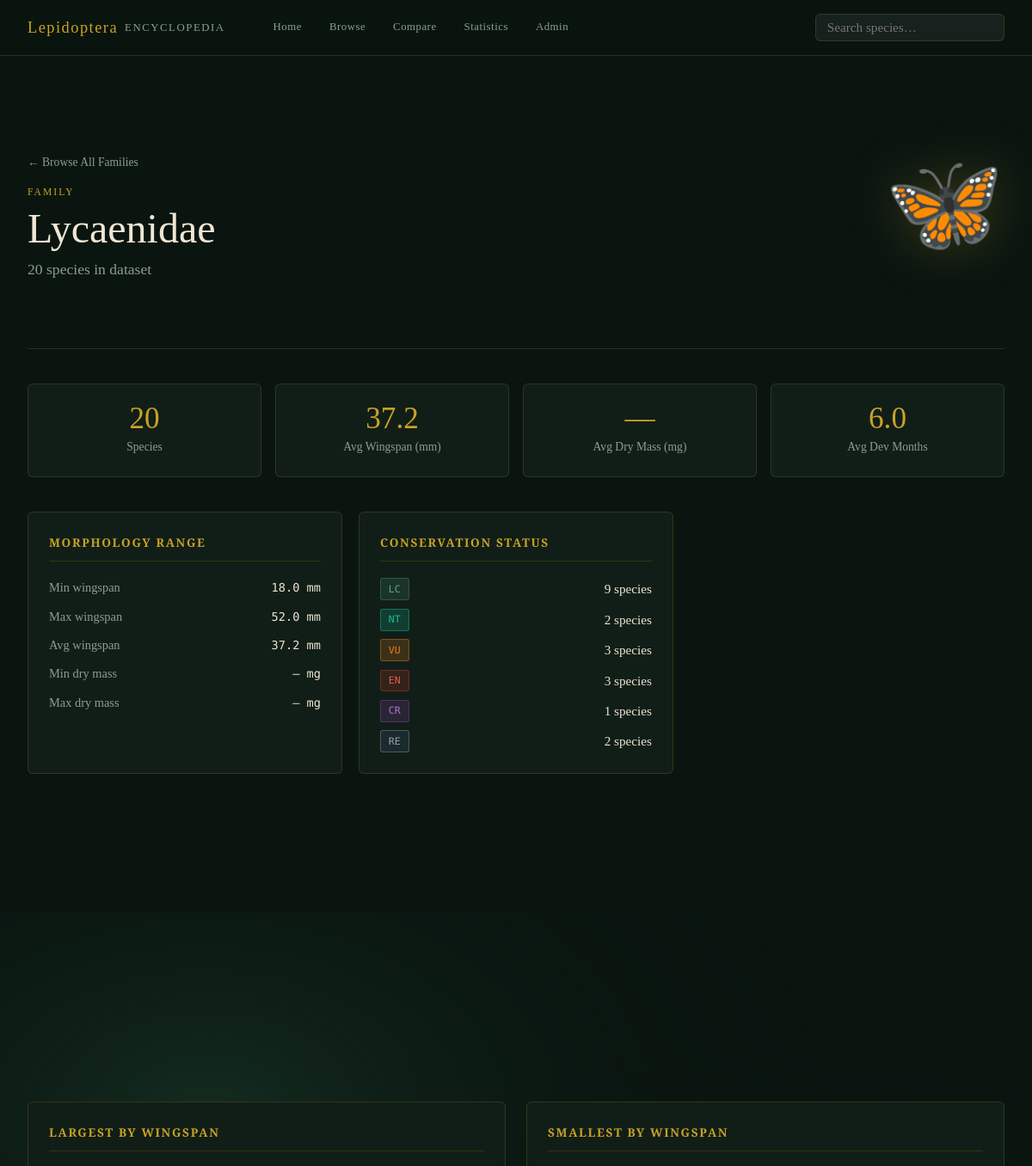
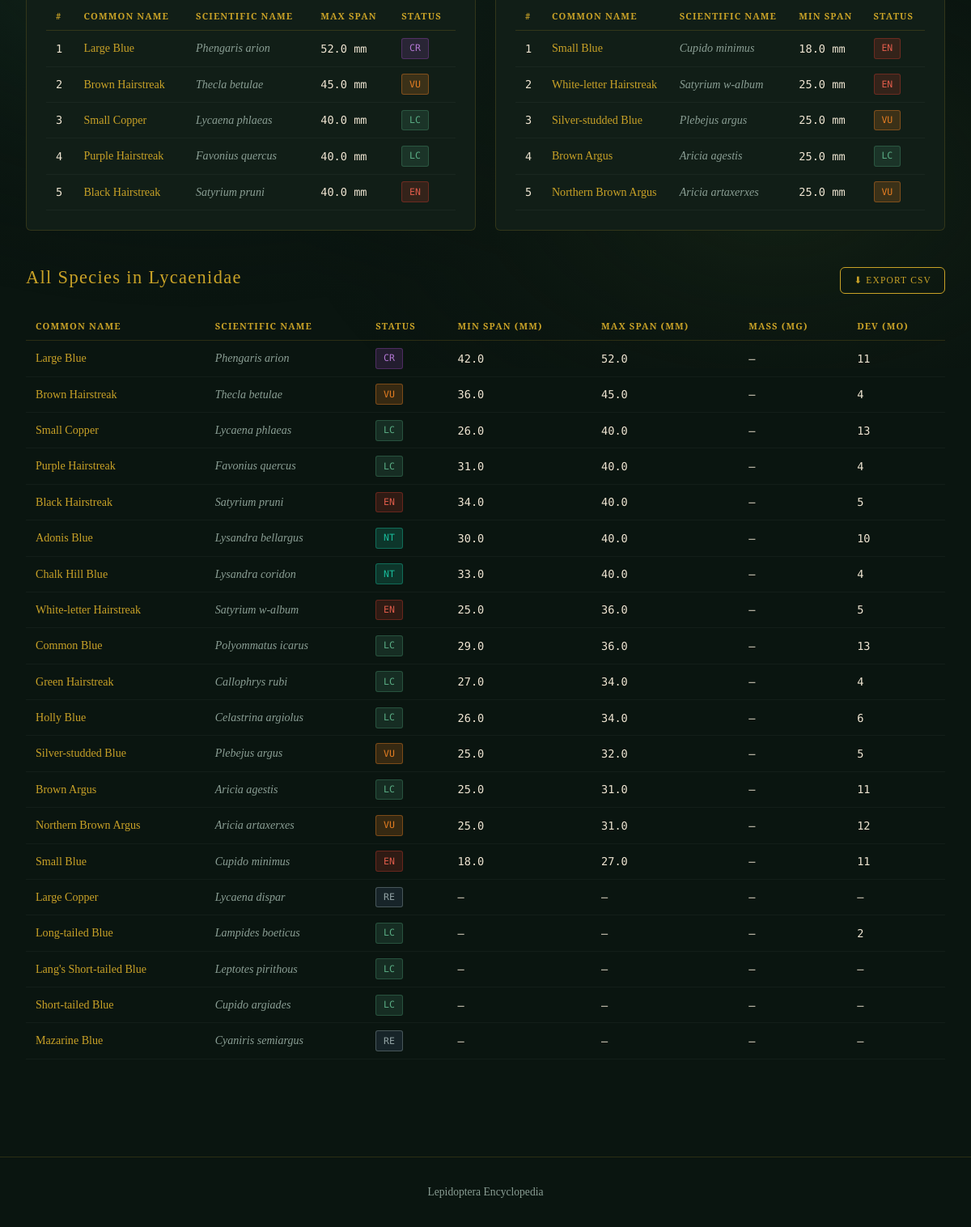
Screenshot of /family/Lycaenidae with the database file from the repository (2 pictures, top to bottom).
### tables this page shows
CREATE TABLE families (
            id          INTEGER PRIMARY KEY AUTOINCREMENT,
            name        TEXT    NOT NULL UNIQUE
        );

CREATE TABLE conservation_status (
            code        TEXT    PRIMARY KEY,
            description TEXT    NOT NULL,
            severity    INTEGER NOT NULL   -- 1=least concern … 9=extinct
        );

CREATE TABLE species (
            id                  INTEGER PRIMARY KEY AUTOINCREMENT,
            scientific_name     TEXT    NOT NULL UNIQUE,
            common_name         TEXT,
            family_id           INTEGER NOT NULL REFERENCES families(id),
            status_code         TEXT    NOT NULL REFERENCES conservation_status(code),
            span_min_mm         REAL,
            span_max_mm         REAL,
            dry_mass_mg         REAL,
            months_to_adult     INTEGER
        , wiki_image_url TEXT);

### app.py (the view)
@app.route("/family/<family_name>")
def family_detail(family_name):
    db = get_db()
    fam = db.execute("SELECT id, name FROM families WHERE name = ?", (family_name,)).fetchone()
    if fam is None:
        abort(404)
    stats = db.execute("""
        SELECT COUNT(*)                       AS total,
               ROUND(MIN(span_min_mm), 1)     AS min_span,
               ROUND(MAX(span_max_mm), 1)     AS max_span,
               ROUND(AVG(span_max_mm), 1)     AS avg_span,
               ROUND(MIN(dry_mass_mg), 1)     AS min_mass,
               ROUND(MAX(dry_mass_mg), 1)     AS max_mass,
               ROUND(AVG(dry_mass_mg), 1)     AS avg_mass,
               ROUND(AVG(months_to_adult), 1) AS avg_dev
        FROM   species WHERE family_id = ?
    """, (fam["id"],)).fetchone()
    status_breakdown = db.execute("""
        SELECT cs.code, cs.description, COUNT(*) AS cnt
        FROM   species s
        JOIN   conservation_status cs ON cs.code = s.status_code
        WHERE  s.family_id = ?
        GROUP  BY cs.code ORDER BY cs.severity
    """, (fam["id"],)).fetchall()
    species_list = db.execute("""
        SELECT s.id, s.scientific_name, s.common_name, s.status_code,
               s.span_min_mm, s.span_max_mm, s.dry_mass_mg, s.months_to_adult
        FROM   species s
        WHERE  s.family_id = ?
        ORDER  BY s.span_max_mm DESC NULLS LAST
    """, (fam["id"],)).fetchall()
    top5_large = species_list[:5]
    top5_small = sorted(
        [s for s in species_list if s["span_min_mm"]],
        key=lambda s: s["span_min_mm"]
    )[:5]
    return render_template("family.html",
        fam=fam, stats=stats,
        status_breakdown=status_breakdown,
        species_list=species_list,
        top5_large=top5_large,
        top5_small=top5_small)

### app.py (called while the page is built)
def get_db():
    if "db" not in g:
        g.db = sqlite3.connect(DB_PATH)
        g.db.row_factory = sqlite3.Row
        g.db.execute("PRAGMA foreign_keys = ON")
    return g.db

### templates/family.html (shortened to what this page needs)
{% extends "base.html" %}
{% block content %}
<div class="detail-hero">
  <div class="detail-hero-left">
    <a href="/browse" class="back-link">← Browse All Families</a>
    <p class="detail-family">Family</p>
    <h1 class="detail-title">{{ fam.name }}</h1>
    <p class="detail-sci">{{ stats.total }} species in dataset</p>
  </div>
  <div class="detail-hero-right" aria-hidden="true">
    <div class="detail-butterfly-display">🦋</div>
  </div>
</div>
<div class="stat-strip" style="margin-bottom:2.5rem;">
  <div class="stat-card">
    <span class="stat-num">{{ stats.total }}</span>
    <span class="stat-label">Species</span>
  </div>
  <div class="stat-card">
    <span class="stat-num">{{ stats.avg_span or '—' }}</span>
    <span class="stat-label">Avg Wingspan (mm)</span>
  </div>
  <div class="stat-card">
    <span class="stat-num">{{ stats.avg_mass or '—' }}</span>
    <span class="stat-label">Avg Dry Mass (mg)</span>
  </div>
  <div class="stat-card">
    <span class="stat-num">{{ stats.avg_dev or '—' }}</span>
    <span class="stat-label">Avg Dev Months</span>
  </div>
</div>
<div class="detail-grid" style="margin-bottom:2.5rem;">
  <div class="detail-panel">
    <h2 class="panel-title">Morphology Range</h2>
    <div class="data-rows">
      <div class="data-row">
        <span class="data-label">Min wingspan</span>
        <span class="data-value mono">{{ stats.min_span or '—' }} mm</span>
      </div>
      <div class="data-row">
        <span class="data-label">Max wingspan</span>
        <span class="data-value mono">{{ stats.max_span or '—' }} mm</span>
      </div>
      <div class="data-row">
        <span class="data-label">Avg wingspan</span>
        <span class="data-value mono">{{ stats.avg_span or '—' }} mm</span>
      </div>
      <div class="data-row">
        <span class="data-label">Min dry mass</span>
        <span class="data-value mono">{{ stats.min_mass or '—' }} mg</span>
      </div>
      <div class="data-row">
        <span class="data-label">Max dry mass</span>
        <span class="data-value mono">{{ stats.max_mass or '—' }} mg</span>
      </div>
    </div>
  </div>
  <div class="detail-panel">
    <h2 class="panel-title">Conservation Status</h2>
    <div class="data-rows">
      {% for s in status_breakdown %}
      <div class="data-row">
        <span class="status-badge status-{{ s.code | replace(' ','-') | replace('(','') | replace(')','') }}">{{ s.code }}</span>
        <span class="data-value">{{ s.cnt }} species</span>
      </div>
      {% endfor %}
    </div>
  </div>
</div>
<div class="stats-tables" style="margin-bottom:2.5rem;">
  <div class="table-panel">
    <h2 class="panel-title">Largest by Wingspan</h2>
    <table class="data-table">
      <thead><tr><th>#</th><th>Common Name</th><th>Scientific Name</th><th>Max Span</th><th>Status</th></tr></thead>
      <tbody>
        {% for sp in top5_large %}
        <tr>
          <td class="mono">{{ loop.index }}</td>
          <td><a href="/species/{{ sp.id }}" class="inline-link">{{ sp.common_name or '—' }}</a></td>
          <td><em>{{ sp.scientific_name }}</em></td>
          <td class="mono">{{ sp.span_max_mm }} mm</td>
          <td><span class="status-badge status-{{ sp.status_code | replace(' ','-') | replace('(','') | replace(')','') }}">{{ sp.status_code }}</span></td>
        </tr>
        {% endfor %}
      </tbody>
    </table>
  </div>
  <div class="table-panel">
    <h2 class="panel-title">Smallest by Wingspan</h2>
    <table class="data-table">
      <thead><tr><th>#</th><th>Common Name</th><th>Scientific Name</th><th>Min Span</th><th>Status</th></tr></thead>
      <tbody>
        {% for sp in top5_small %}
        <tr>
          <td class="mono">{{ loop.index }}</td>
          <td><a href="/species/{{ sp.id }}" class="inline-link">{{ sp.common_name or '—' }}</a></td>
          <td><em>{{ sp.scientific_name }}</em></td>
          <td class="mono">{{ sp.span_min_mm }} mm</td>
          <td><span class="status-badge status-{{ sp.status_code | replace(' ','-') | replace('(','') | replace(')','') }}">{{ sp.status_code }}</span></td>
        </tr>
        {% endfor %}
      </tbody>
    </table>
  </div>
</div>
<section class="section">
  <div class="section-header">
    <h2 class="section-title">All Species in {{ fam.name }}</h2>
    <a href="/export/csv?family={{ fam.name }}" class="btn btn-ghost btn-sm">⬇ Export CSV</a>
  </div>
  <div class="table-scroll">
    <table class="data-table">
      <thead>
        <tr>
          <th>Common Name</th>
          <th>Scientific Name</th>
          <th>Status</th>
          <th>Min Span (mm)</th>
          <th>Max Span (mm)</th>
          <th>Mass (mg)</th>
          <th>Dev (mo)</th>
        </tr>
      </thead>
      <tbody>
        {% for sp in species_list %}
        <tr>
          <td><a href="/species/{{ sp.id }}" class="inline-link">{{ sp.common_name or '—' }}</a></td>
          <td><em>{{ sp.scientific_name }}</em></td>
          <td><span class="status-badge status-{{ sp.status_code | replace(' ','-') | replace('(','') | replace(')','') }}">{{ sp.status_code }}</span></td>
          <td class="mono">{{ sp.span_min_mm or '—' }}</td>
          <td class="mono">{{ sp.span_max_mm or '—' }}</td>
          <td class="mono">{{ sp.dry_mass_mg or '—' }}</td>
          <td class="mono">{{ sp.months_to_adult or '—' }}</td>
        </tr>
        {% endfor %}
      </tbody>
    </table>
  </div>
</section>
{% endblock %}

### rows the page displays
families: name "Lycaenidae"
conservation_status: code "LC", cnt "9"
conservation_status: code "NT", cnt "2"
conservation_status: code "VU", cnt "3"
conservation_status: code "EN", cnt "3"
conservation_status: code "CR", cnt "1"
conservation_status: code "RE", cnt "2"
species: common_name "Large Blue", scientific_name "Phengaris arion", span_max_mm "52.0", status_code "CR", span_min_mm "42.0", dry_mass_mg "—", months_to_adult "11"
species: common_name "Brown Hairstreak", scientific_name "Thecla betulae", span_max_mm "45.0", status_code "VU", span_min_mm "36.0", dry_mass_mg "—", months_to_adult "4"
species: common_name "Small Copper", scientific_name "Lycaena phlaeas", span_max_mm "40.0", status_code "LC", span_min_mm "26.0", dry_mass_mg "—", months_to_adult "13"
species: common_name "Purple Hairstreak", scientific_name "Favonius quercus", span_max_mm "40.0", status_code "LC", span_min_mm "31.0", dry_mass_mg "—", months_to_adult "4"
species: common_name "Black Hairstreak", scientific_name "Satyrium pruni", span_max_mm "40.0", status_code "EN", span_min_mm "34.0", dry_mass_mg "—", months_to_adult "5"
species: common_name "Small Blue", scientific_name "Cupido minimus", span_min_mm "18.0", status_code "EN", span_max_mm "27.0", dry_mass_mg "—", months_to_adult "11"
species: common_name "White-letter Hairstreak", scientific_name "Satyrium w-album", span_min_mm "25.0", status_code "EN", span_max_mm "36.0", dry_mass_mg "—", months_to_adult "5"
species: common_name "Silver-studded Blue", scientific_name "Plebejus argus", span_min_mm "25.0", status_code "VU", span_max_mm "32.0", dry_mass_mg "—", months_to_adult "5"
species: common_name "Brown Argus", scientific_name "Aricia agestis", span_min_mm "25.0", status_code "LC", span_max_mm "31.0", dry_mass_mg "—", months_to_adult "11"
species: common_name "Northern Brown Argus", scientific_name "Aricia artaxerxes", span_min_mm "25.0", status_code "VU", span_max_mm "31.0", dry_mass_mg "—", months_to_adult "12"
species: common_name "Adonis Blue", scientific_name "Lysandra bellargus", status_code "NT", span_min_mm "30.0", span_max_mm "40.0", dry_mass_mg "—", months_to_adult "10"
species: common_name "Chalk Hill Blue", scientific_name "Lysandra coridon", status_code "NT", span_min_mm "33.0", span_max_mm "40.0", dry_mass_mg "—", months_to_adult "4"
species: common_name "Common Blue", scientific_name "Polyommatus icarus", status_code "LC", span_min_mm "29.0", span_max_mm "36.0", dry_mass_mg "—", months_to_adult "13"
species: common_name "Green Hairstreak", scientific_name "Callophrys rubi", status_code "LC", span_min_mm "27.0", span_max_mm "34.0", dry_mass_mg "—", months_to_adult "4"
species: common_name "Holly Blue", scientific_name "Celastrina argiolus", status_code "LC", span_min_mm "26.0", span_max_mm "34.0", dry_mass_mg "—", months_to_adult "6"
species: common_name "Large Copper", scientific_name "Lycaena dispar", status_code "RE", span_min_mm "—", span_max_mm "—", dry_mass_mg "—", months_to_adult "—"
species: common_name "Long-tailed Blue", scientific_name "Lampides boeticus", status_code "LC", span_min_mm "—", span_max_mm "—", dry_mass_mg "—", months_to_adult "2"
species: common_name "Lang's Short-tailed Blue", scientific_name "Leptotes pirithous", status_code "LC", span_min_mm "—", span_max_mm "—", dry_mass_mg "—", months_to_adult "—"
species: common_name "Short-tailed Blue", scientific_name "Cupido argiades", status_code "LC", span_min_mm "—", span_max_mm "—", dry_mass_mg "—", months_to_adult "—"
species: common_name "Mazarine Blue", scientific_name "Cyaniris semiargus", status_code "RE", span_min_mm "—", span_max_mm "—", dry_mass_mg "—", months_to_adult "—"

### other values shown
{{ stats.total }} "20"
{{ stats.avg_span or '—' }} "37.2"
{{ stats.avg_mass or '—' }} "—"
{{ stats.avg_dev or '—' }} "6.0"
{{ stats.min_span or '—' }} "18.0"
{{ stats.max_span or '—' }} "52.0"
{{ stats.min_mass or '—' }} "—"
{{ stats.max_mass or '—' }} "—"
